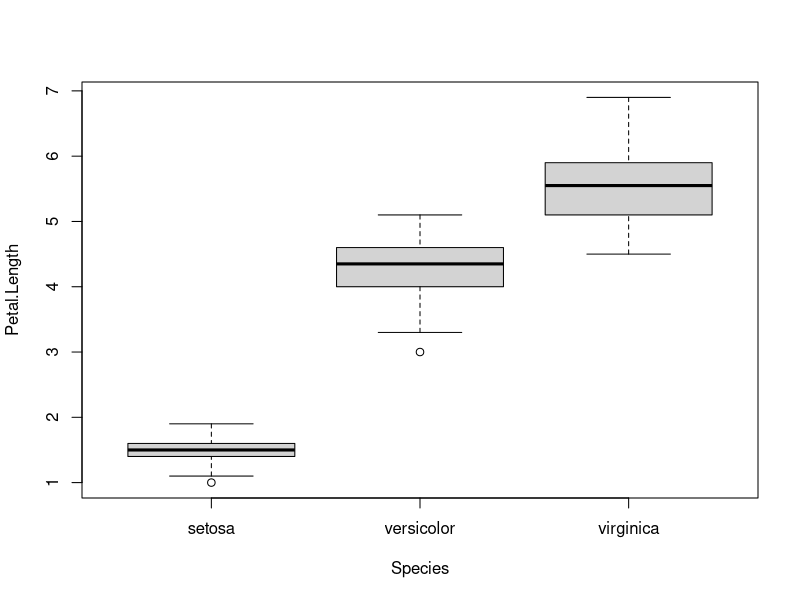
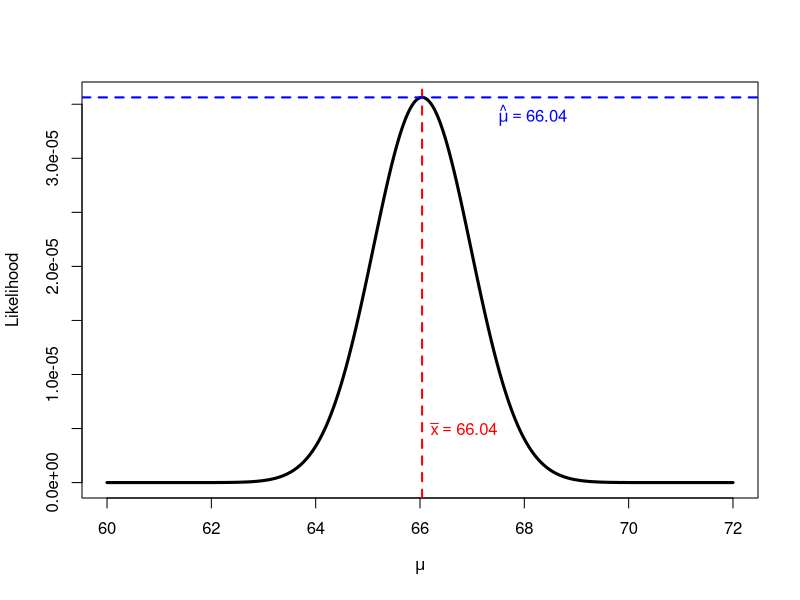
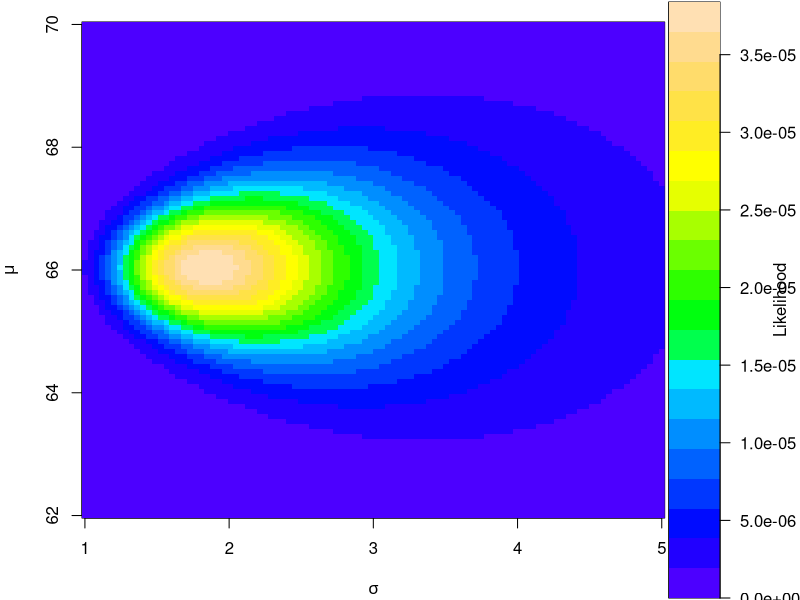
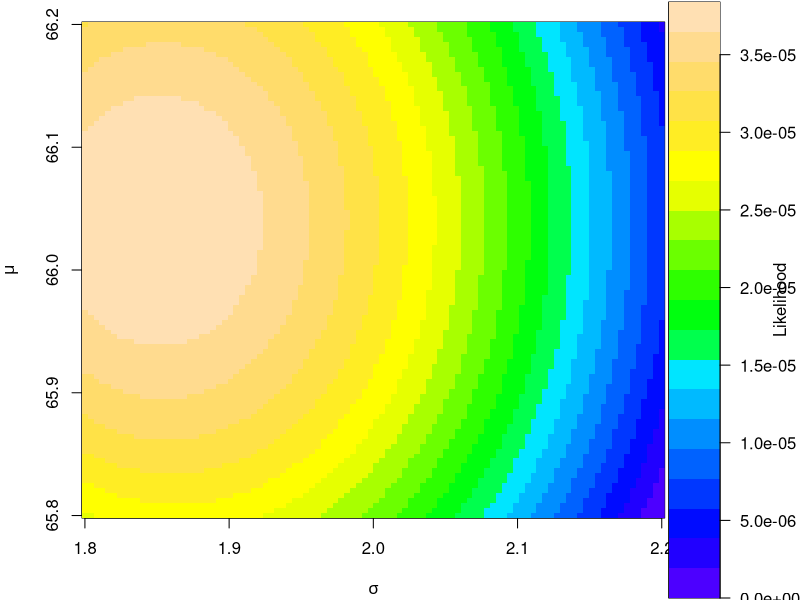
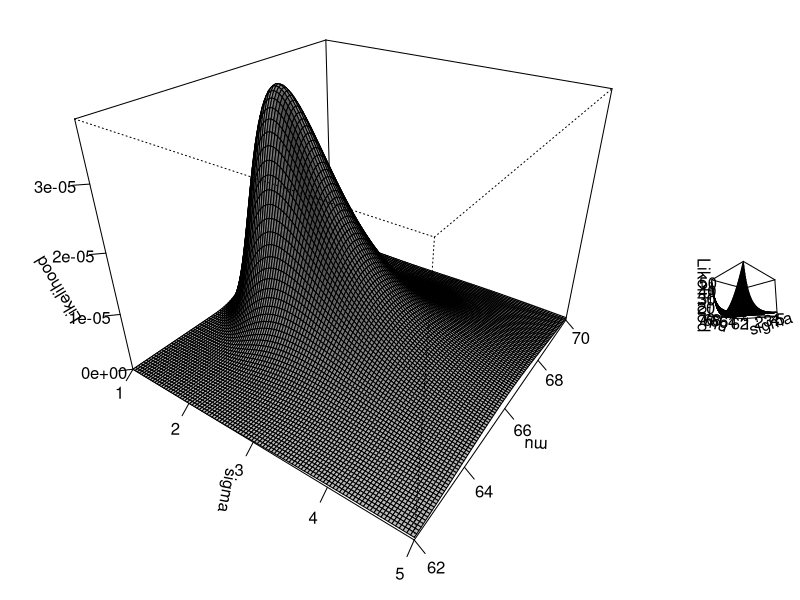

The R source for these figures, in order:
## ---- chunk 1
#| fig-cap: "Variation in petal length among 3 species of *Iris*"
#| label: fig-iris2
boxplot(Petal.Length~Species, data=iris)
## ---- chunk 2
# estimate the sample mean of petal length
aggregate(Petal.Length~Species, data=iris, mean)
## ---- chunk 3
# calculate sample SD of petal length
aggregate(Petal.Length~Species, data=iris, sd)
## ---- chunk 4
mod1 <- aov(Petal.Length~Species, data=iris)
summary(mod1)
## ---- chunk 5
a <- c(63.6, 66.5, 64.2, 67.6, 68.3)
mean(a)
## ---- chunk 6
sd(a)
## ---- chunk 7
samp.sd <- 2.1
dnorm(a, mean=64, sd=samp.sd)
## ---- chunk 8
dnorm(a, mean=66, sd=samp.sd)
## ---- chunk 9
dnorm(a, mean=68, sd=samp.sd)
## ---- chunk 10
prod(dnorm(a, mean=64, sd=samp.sd))
## ---- chunk 11
prod(dnorm(a, mean=66, sd=samp.sd))
## ---- chunk 12
prod(dnorm(a, mean=68, sd=samp.sd))
## ---- chunk 13
#| fig.width: 8
#| fig.height: 7
#| label: fig-likelihood1

# series of possible mu to test
test.mu <- seq(60, 72, by=0.01)

# number of possible mu
n <- length(test.mu)

# set up vector to hold likelihood
# function of each candidate mu
lik <- numeric(n)

# calculate likelihoods of mu's in a loop
for(i in 1:n){lik[i] <- prod(dnorm(a, test.mu[i], sd=samp.sd))}#i

# now plot the likelihood function vs. mu
plot(test.mu, lik, type="l", lwd=3,
     xlab=expression(mu),
     ylab="Likelihood")
abline(v=mean(a), lwd=2, lty=2, col="red")
text(66.2, 0.5e-5, expression(bar(x)==66.04), adj=0, col="red")
abline(h=lik[which.max(lik)], lty=2, lwd=2, col="blue")
text(67.5, 3.4e-5, expression(hat(mu)==66.04), adj=0, col="blue")
## ---- chunk 14
# range of population means to test
test.mu <- seq(62, 70, length=100)

# range of population SDs to test
test.sigma <- seq(1, 5, length=100)

# matrix to hold likelihood values
Lmat <- matrix(NA, nrow=100, ncol=100)

# fill LMat in a loop
for(i in 1:100){
  mu.i <- test.mu[i]
  for(j in 1:100){
    sigma.j <- test.sigma[j]
    Lmat[i,j] <- prod(dnorm(a, mean=mu.i, sd=sigma.j))
  }#j
}#i
## ---- chunk 15
#| fig-cap: "The likelihood surface of a model with 2 parameters, $mu$ and $sigma$ resulting from a wide parameter search space,  shown as a heatmap with `image()`."
#| label: fig-heat1


# make the heatmap

## sequence of breaks
brks <- seq(min(Lmat), max(Lmat), length=21)

## colors (length of brks - 1)
cols <- topo.colors(20)

# wide panel for plot, narrow panel for legend
layout(matrix(c(1, 2), nrow=1), widths=c(5, 1))

# likelihood surface
par(mar=c(4.1, 4.1, 1.1, 0.1))
image(x=test.sigma, y=test.mu, z=t(Lmat),
      breaks=brks, col=cols,
      xlab=expression(sigma),
      ylab=expression(mu))

# color legend
par(mar=c(0.1, 0.1, 0.1, 4))

image(
  x=1,
  y=brks,
  z=matrix(brks[-1], nrow=1),
  breaks=brks,
  col=cols,
  xaxt="n", yaxt="n",
  xlab="",
  ylab="Likelihood"
)
axis(4, las=1)
mtext("Likelihood", side=4, line=2.5)
## ---- chunk 16
#| fig-cap: "The likelihood surface of a model with 2 parameters, $mu$ and $sigma$, with a narrowed parameter search space, shhown as a heatmap with `image()`."
#| label: fig-heat2

# range of population means to test
test.mu2 <- seq(65.8, 66.2, length=100)

# range of population SDs to test
test.sigma2 <- seq(1.8, 2.2, length=100)

# matrix to hold likelihood values
Lmat2 <- matrix(NA, nrow=100, ncol=100)

# fill LMat in a loop
for(i in 1:100){
  mu.i <- test.mu2[i]
  for(j in 1:100){
    sigma.j <- test.sigma2[j]
    Lmat2[i,j] <- prod(dnorm(a, mean=mu.i, sd=sigma.j))
  }#j
}#i

# make the heatmap

## sequence of breaks
brks2 <- seq(min(Lmat2), max(Lmat2), length=21)

## colors (length of brks - 1)
cols <- topo.colors(20)

# wide panel for plot, narrow panel for legend
layout(matrix(c(1, 2), nrow=1), widths=c(5, 1))

# likelihood surface
par(mar=c(4.1, 4.1, 1.1, 0.1))
image(x=test.sigma2, y=test.mu2, z=t(Lmat2),
      breaks=brks2, col=cols,
      xlab=expression(sigma),
      ylab=expression(mu))

# color legend
par(mar=c(0.1, 0.1, 0.1, 4))

image(
  x=1,
  y=brks,
  z=matrix(brks2[-1], nrow=1),
  breaks=brks2,
  col=cols,
  xaxt="n", yaxt="n",
  xlab="",
  ylab="Likelihood"
)
axis(4, las=1)
mtext("Likelihood", side=4, line=2.5)
## ---- chunk 17
#| fig-cap: "The likelihood surface for a model with 2 parameters, $mu$ and $sigma$."
#| label: fig-surface1

par(mar=c(2,2,1,1))
persp(
  test.sigma, test.mu, t(Lmat),
  xlab=expression(sigma),
  ylab=expression(mu),
  zlab="Likelihood",
  theta=35,
  phi=30,
  expand=0.8,
  ticktype="detailed",
  shade=0.4
)
## ---- chunk 18
#| fig-cap: "The log-likelihood surface for a model with 2 parameters, $mu$ and $sigma$."
#| label: fig-surface2

NLL <- -1 * log(t(Lmat))
par(mar=c(2,2,1,1))
persp(
  test.sigma, test.mu, NLL,
  xlab=expression(sigma),
  ylab=expression(mu),
  zlab="Likelihood",
  theta=-45,
  phi=-10,
  expand=0.8,
  ticktype="detailed",
  shade=0.4
)
